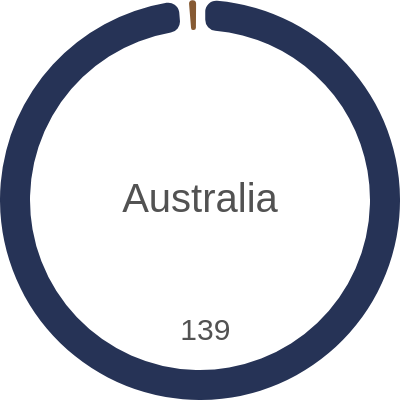

Vega-Lite specification stored for this chart:
### Vega specification from a JSON file in a GitHub repository (floating-point values rounded to 4 significant figures)
{"$schema": "https://vega.github.io/schema/vega/v5.json", "description": "A basic donut chart example.", "width": 200, "height": 200, "autosize": "none", "signals": [{"name": "startAngle", "value": 0}, {"name": "endAngle", "value": 6.29}, {"name": "padAngle", "value": 0.04}, {"name": "innerRadius", "value": 85}, {"name": "cornerRadius", "value": 5.5}, {"name": "sort", "value": false}, {"name": "selected", "value": "", "on": [{"events": "mouseover", "update": "datum"}]}], "data": [{"name": "table", "values": [{"id": 1, "field": 139}, {"id": 2, "field": 0}, {"id": 3, "field": 2}], "transform": [{"type": "pie", "field": "field", "startAngle": {"signal": "startAngle"}, "endAngle": {"signal": "endAngle"}, "sort": {"signal": "sort"}}]}, {"name": "fieldSum", "source": "table", "transform": [{"type": "aggregate", "fields": ["id"], "ops": ["sum"], "as": ["sum"]}]}], "scales": [{"name": "color", "type": "ordinal", "domain": {"data": "table", "field": "id"}, "range": ["#263356", "#c0471c", "#865a33"]}], "marks": [{"type": "arc", "from": {"data": "table"}, "encode": {"enter": {"fill": {"scale": "color", "field": "id"}, "x": {"signal": "width / 2"}, "y": {"signal": "height / 2"}}, "update": {"startAngle": {"field": "startAngle"}, "endAngle": {"field": "endAngle"}, "padAngle": {"signal": "padAngle"}, "innerRadius": {"signal": "innerRadius"}, "outerRadius": {"signal": "width / 2"}, "cornerRadius": {"signal": "cornerRadius"}}}}, {"type": "text", "encode": {"enter": {"fill": {"value": "#525252"}, "text": {"value": ""}}, "update": {"opacity": {"value": 1}, "x": {"signal": "width / 2"}, "y": {"signal": "height / 2"}, "align": {"value": "center"}, "baseline": {"value": "middle"}, "fontSize": {"value": 20}, "text": {"value": "Australia"}}}}, {"name": "mark_id", "type": "text", "from": {"data": "table"}, "encode": {"enter": {"text": {"signal": "if(datum['endAngle'] - datum['startAngle'] < 0.3, '', format(datum['field']/1, ''))"}, "x": {"signal": "if(width >= height, height, width) / 2"}, "y": {"signal": "if(width >= height, height, width) / 2"}, "radius": {"signal": "if(selected && selected.id == datum.id, if(width >= height, height, width) / 2 * 1.05 * 0.65, if(width >= height, height, width) / 2 * 0.65)"}, "theta": {"signal": "(datum['startAngle'] + datum['endAngle'])/2"}, "fill": {"value": "scales"}, "fontSize": {"value": 15}, "align": {"value": "center"}, "baseline": {"value": "middle"}}}}]}
